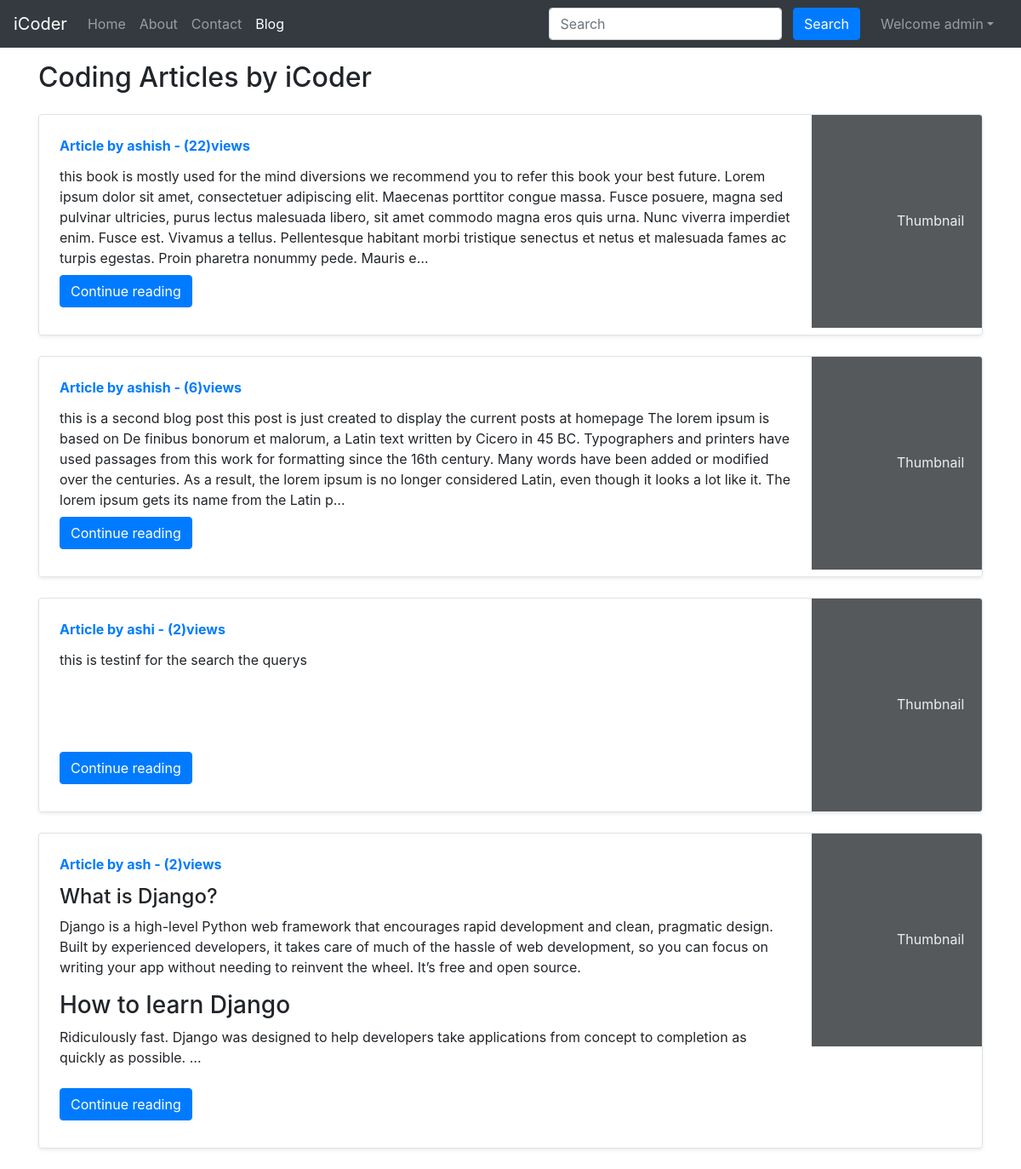
Page /blog/ (signed in) on the committed database.
### blog/models.py (models this page shows)
class Post(models.Model):
    sno = models.AutoField(primary_key=True)
    title = models.CharField(max_length=130)
    content = models.TextField()
    author = models.CharField(max_length=130)
    slug = models.CharField(max_length=130)
    views= models.IntegerField(default=0)
    timestamp = models.DateTimeField(blank=True)
    def __str__(self):
        return self.title + 'by' + self.author

### blog/views.py (the view)
# urls.py: path('', views.blogHome, name='blogHome'),
def blogHome(request):
    allPosts = Post.objects.all()
    context = {'allPosts': allPosts}
    print(context)
    return render(request, 'blog/blogHome.html', context)

### templates/blog/blogHome.html (shortened to what this page needs)
{% extends 'base.html' %}
{% block blogactive %} active {% endblock blogactive %}
{% block body %}
<div class="container my-3">
    <h2>Coding Articles by iCoder</h2>
    {% for post in allPosts  %}
    <div class="row no-gutters border rounded overflow-hidden flex-md-row mb-4 shadow-sm h-md-250 my-4 position-relative">
        <div class="col p-4 d-flex flex-column position-static">
            <strong class="d-inline-block mb-2 text-primary">Article  by {{post.author}} - ({{post.views}})views</strong>
            <p class="card-text mb-auto">{{post.content|safe| truncatechars:500}}</p>
            <div class="my-2">
            	<a href="/blog/{{post.slug}}" role="button" class="btn btn-primary">Continue reading</a>
            </div>
        </div>
        <div class="col-auto d-none d-lg-block">
            <svg class="bd-placeholder-img" width="200" height="250" xmlns="http://www.w3.org/2000/svg" preserveAspectRatio="xMidYMid slice" focusable="false" role="img" aria-label="Placeholder: Thumbnail">
                <rect width="100%" height="100%" fill="#55595c"></rect><text x="50%" y="50%" fill="#eceeef" dy=".3em">Thumbnail</text>
            </svg>
        </div>
        </div>
        {% endfor %}
    </div>
 {% endblock %}

### templates/base.html (shortened to what this page needs)
<!doctype html>
<html lang="en">
  <head>
    <link rel="stylesheet" href="https://stackpath.bootstrapcdn.com/bootstrap/4.5.2/css/bootstrap.min.css">
  </head>
  <body>
    <nav class="navbar navbar-expand-lg navbar-dark bg-dark">
        <a class="navbar-brand" href="/">iCoder</a>
        <div class="collapse navbar-collapse" id="navbarSupportedContent">
          <ul class="navbar-nav mr-auto">
            <li class="nav-item {% block homeactive %}  {% endblock homeactive %}">
              <a class="nav-link" href="/">Home <span class="sr-only">(current)</span></a>
            </li>
            <li class="nav-item {% block aboutactive %}  {% endblock aboutactive %}" >
              <a class="nav-link" href="/about">About</a>
            </li>
            <li class="nav-item {% block contactactive %}  {% endblock contactactive %} ">
              <a class="nav-link" href="/contact">Contact</a>
            </li>
            <li class="nav-item {% block blogactive %}  {% endblock blogactive %} ">
              <a class="nav-link" href="/blog">Blog</a>
            </li>
          </ul>
          <div class="ml-auto form-inline ">
          <form method="get" action="/search"class="my-2 my-lg-0 mx-3">
            <input class="form-control mr-sm-2" type="search" placeholder="Search" aria-label="Search" name="query" id="query">
            <button class="btn btn-primary my-2 my-sm-0 " type="submit">Search</button>
          </form>
{% if user.is_authenticated %}
<ul class="navbar-nav mr-2">
<li class="nav-item dropdown">
<a class="nav-link dropdown-toggle" href='#' id="navbarDropdown" role="button" data-toggle="dropdown"> Welcome {{request.user}}</a>
      </li>
      </ul>
      </div>
{% endif %}
        </div>
      </nav>
      {% block body %}  {% endblock body %}
  </body>
</html>

### rows in the picture
Post: author "ashish", views "22", content "this book is mostly used for the mind diversions we recommend you to refer this book your best future. Lorem ipsum dolor sit amet, consectetuer adipiscing elit. Maecenas porttitor congue massa. Fusce posuere, magna sed pulvinar ultricies, purus lectus malesuada libero, sit amet commodo magna eros quis urna. Nunc viverra imperdiet enim. Fusce est. Vivamus a tellus. Pellentesque habitant morbi tristique senectus et netus et malesuada fames ac turpis egestas. Proin pharetra nonummy pede. Mauris e…"
Post: author "ashish", views "6", content "this is a second blog post this post is just created to display the current posts at homepage The lorem ipsum is based on De finibus bonorum et malorum, a Latin text written by Cicero in 45 BC. Typographers and printers have used passages from this work for formatting since the 16th century. Many words have been added or modified over the centuries. As a result, the lorem ipsum is no longer considered Latin, even though it looks a lot like it. The lorem ipsum gets its name from the Latin p…"
Post: author "ashi", views "2", content "this is testinf for the search the querys"
Post: author "ash", views "2", content "What is Django? Django is a high-level Python web framework that encourages rapid development and clean, pragmatic design. Built by experienced developers, it takes care of much of the hassle of web development, so you can focus on writing your app without needing to reinvent the wheel. It’s free and open source. How to learn Django Ridiculously fast. Django was designed to help developers take applications from concept to completion as quickly as possible. …"

### other values in the picture
{{ request.user }} "admin"
